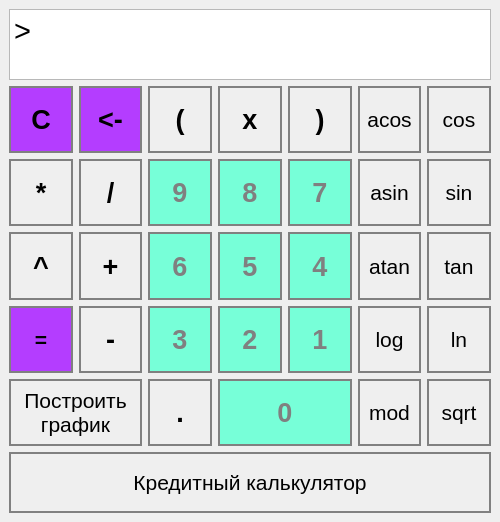
<?xml version="1.0" encoding="UTF-8"?>
<ui version="4.0">
 <class>MainWindow</class>
 <widget class="QMainWindow" name="MainWindow">
  <property name="geometry">
   <rect>
    <x>0</x>
    <y>0</y>
    <width>500</width>
    <height>522</height>
   </rect>
  </property>
  <property name="sizePolicy">
   <sizepolicy hsizetype="Fixed" vsizetype="Fixed">
    <horstretch>0</horstretch>
    <verstretch>0</verstretch>
   </sizepolicy>
  </property>
  <property name="windowTitle">
   <string>Калькулятор</string>
  </property>
  <property name="layoutDirection">
   <enum>Qt::RightToLeft</enum>
  </property>
  <property name="autoFillBackground">
   <bool>true</bool>
  </property>
  <widget class="QWidget" name="centralwidget">
   <layout class="QVBoxLayout" name="verticalLayout">
    <item>
     <layout class="QGridLayout" name="gridLayout">
      <item row="3" column="3">
       <widget class="QPushButton" name="pushButton_8">
        <property name="sizePolicy">
         <sizepolicy hsizetype="Minimum" vsizetype="Minimum">
          <horstretch>0</horstretch>
          <verstretch>0</verstretch>
         </sizepolicy>
        </property>
        <property name="font">
         <font>
          <pointsize>20</pointsize>
          <bold>true</bold>
         </font>
        </property>
        <property name="styleSheet">
         <string notr="true">QPushButton {
background-color: rgb(119, 255, 216);
color: gray;
border: 2px solid gray;
}
QPushButton:pressed {
    background-color: rgb(180, 61, 255);
}</string>
        </property>
        <property name="text">
         <string>8</string>
        </property>
       </widget>
      </item>
      <item row="3" column="5">
       <widget class="QPushButton" name="pushButton_div">
        <property name="sizePolicy">
         <sizepolicy hsizetype="Minimum" vsizetype="Minimum">
          <horstretch>0</horstretch>
          <verstretch>0</verstretch>
         </sizepolicy>
        </property>
        <property name="font">
         <font>
          <pointsize>20</pointsize>
          <bold>true</bold>
         </font>
        </property>
        <property name="styleSheet">
         <string notr="true">QPushButton {

border: 2px solid gray;
}
QPushButton:pressed {
    background-color:  rgb(139, 111, 255);
}</string>
        </property>
        <property name="text">
         <string>/</string>
        </property>
       </widget>
      </item>
      <item row="6" column="5" colspan="2">
       <widget class="QPushButton" name="pushButton_graph">
        <property name="sizePolicy">
         <sizepolicy hsizetype="Minimum" vsizetype="Minimum">
          <horstretch>0</horstretch>
          <verstretch>0</verstretch>
         </sizepolicy>
        </property>
        <property name="font">
         <font>
          <pointsize>16</pointsize>
         </font>
        </property>
        <property name="layoutDirection">
         <enum>Qt::RightToLeft</enum>
        </property>
        <property name="styleSheet">
         <string notr="true">QPushButton {

border: 2px solid gray;
}
QPushButton:pressed {
    background-color:  rgb(139, 111, 255);
}</string>
        </property>
        <property name="text">
         <string>Построить
график</string>
        </property>
        <property name="checkable">
         <bool>true</bool>
        </property>
       </widget>
      </item>
      <item row="3" column="6">
       <widget class="QPushButton" name="pushButton_mult">
        <property name="sizePolicy">
         <sizepolicy hsizetype="Minimum" vsizetype="Minimum">
          <horstretch>0</horstretch>
          <verstretch>0</verstretch>
         </sizepolicy>
        </property>
        <property name="font">
         <font>
          <pointsize>20</pointsize>
          <bold>true</bold>
         </font>
        </property>
        <property name="styleSheet">
         <string notr="true">QPushButton {

border: 2px solid gray;
}
QPushButton:pressed {
    background-color:  rgb(139, 111, 255);
}</string>
        </property>
        <property name="text">
         <string>*</string>
        </property>
       </widget>
      </item>
      <item row="7" column="0" colspan="7">
       <widget class="QPushButton" name="pushButton_credit">
        <property name="sizePolicy">
         <sizepolicy hsizetype="Minimum" vsizetype="Minimum">
          <horstretch>0</horstretch>
          <verstretch>0</verstretch>
         </sizepolicy>
        </property>
        <property name="maximumSize">
         <size>
          <width>16777215</width>
          <height>61</height>
         </size>
        </property>
        <property name="font">
         <font>
          <pointsize>16</pointsize>
         </font>
        </property>
        <property name="layoutDirection">
         <enum>Qt::RightToLeft</enum>
        </property>
        <property name="styleSheet">
         <string notr="true">QPushButton {

border: 2px solid gray;
}
QPushButton:pressed {
    background-color:  rgb(139, 111, 255);
}</string>
        </property>
        <property name="text">
         <string>Кредитный калькулятор</string>
        </property>
        <property name="checkable">
         <bool>true</bool>
        </property>
       </widget>
      </item>
      <item row="4" column="3">
       <widget class="QPushButton" name="pushButton_5">
        <property name="sizePolicy">
         <sizepolicy hsizetype="Minimum" vsizetype="Minimum">
          <horstretch>0</horstretch>
          <verstretch>0</verstretch>
         </sizepolicy>
        </property>
        <property name="font">
         <font>
          <pointsize>20</pointsize>
          <bold>true</bold>
         </font>
        </property>
        <property name="styleSheet">
         <string notr="true">QPushButton {
background-color: rgb(119, 255, 216);
color: gray;
border: 2px solid gray;
}
QPushButton:pressed {
    background-color: rgb(180, 61, 255);
}</string>
        </property>
        <property name="text">
         <string>5</string>
        </property>
       </widget>
      </item>
      <item row="6" column="0">
       <widget class="QPushButton" name="pushButton_sqrt">
        <property name="sizePolicy">
         <sizepolicy hsizetype="Minimum" vsizetype="Minimum">
          <horstretch>0</horstretch>
          <verstretch>0</verstretch>
         </sizepolicy>
        </property>
        <property name="font">
         <font>
          <pointsize>16</pointsize>
         </font>
        </property>
        <property name="styleSheet">
         <string notr="true">QPushButton {

border: 2px solid gray;
}
QPushButton:pressed {
    background-color:  rgb(139, 111, 255);
}</string>
        </property>
        <property name="text">
         <string>sqrt</string>
        </property>
       </widget>
      </item>
      <item row="5" column="6">
       <widget class="QPushButton" name="pushButton_equal">
        <property name="sizePolicy">
         <sizepolicy hsizetype="Minimum" vsizetype="Minimum">
          <horstretch>0</horstretch>
          <verstretch>0</verstretch>
         </sizepolicy>
        </property>
        <property name="font">
         <font>
          <pointsize>16</pointsize>
          <bold>true</bold>
         </font>
        </property>
        <property name="styleSheet">
         <string notr="true">QPushButton {
background-color: rgb(180, 61, 255);
border: 2px solid gray;
}
QPushButton:pressed {
    background-color:  rgb(119, 255, 216);
}</string>
        </property>
        <property name="text">
         <string>=</string>
        </property>
       </widget>
      </item>
      <item row="5" column="3">
       <widget class="QPushButton" name="pushButton_2">
        <property name="sizePolicy">
         <sizepolicy hsizetype="Minimum" vsizetype="Minimum">
          <horstretch>0</horstretch>
          <verstretch>0</verstretch>
         </sizepolicy>
        </property>
        <property name="font">
         <font>
          <pointsize>20</pointsize>
          <bold>true</bold>
         </font>
        </property>
        <property name="styleSheet">
         <string notr="true">QPushButton {
background-color: rgb(119, 255, 216);
color: gray;
border: 2px solid gray;
}
QPushButton:pressed {
    background-color: rgb(180, 61, 255);
}</string>
        </property>
        <property name="text">
         <string>2</string>
        </property>
       </widget>
      </item>
      <item row="0" column="0" colspan="7">
       <widget class="QTextEdit" name="display_main">
        <property name="sizePolicy">
         <sizepolicy hsizetype="Expanding" vsizetype="Minimum">
          <horstretch>0</horstretch>
          <verstretch>0</verstretch>
         </sizepolicy>
        </property>
        <property name="maximumSize">
         <size>
          <width>16777215</width>
          <height>71</height>
         </size>
        </property>
        <property name="font">
         <font>
          <pointsize>22</pointsize>
         </font>
        </property>
        <property name="accessibleDescription">
         <string/>
        </property>
        <property name="layoutDirection">
         <enum>Qt::LeftToRight</enum>
        </property>
        <property name="autoFillBackground">
         <bool>true</bool>
        </property>
        <property name="styleSheet">
         <string notr="true">QTextEdit {

border: 2px solid gray;
}

background-color: white;</string>
        </property>
        <property name="markdown">
         <string notr="true">&gt;

</string>
        </property>
        <property name="html">
         <string>&lt;!DOCTYPE HTML PUBLIC &quot;-//W3C//DTD HTML 4.0//EN&quot; &quot;http://www.w3.org/TR/REC-html40/strict.dtd&quot;&gt;
&lt;html&gt;&lt;head&gt;&lt;meta name=&quot;qrichtext&quot; content=&quot;1&quot; /&gt;&lt;meta charset=&quot;utf-8&quot; /&gt;&lt;style type=&quot;text/css&quot;&gt;
p, li { white-space: pre-wrap; }
&lt;/style&gt;&lt;/head&gt;&lt;body style=&quot; font-family:'.AppleSystemUIFont'; font-size:22pt; font-weight:400; font-style:normal;&quot;&gt;
&lt;p style=&quot; margin-top:0px; margin-bottom:0px; margin-left:0px; margin-right:0px; -qt-block-indent:0; text-indent:0px;&quot;&gt;&amp;gt;&lt;/p&gt;&lt;/body&gt;&lt;/html&gt;</string>
        </property>
        <property name="overwriteMode">
         <bool>false</bool>
        </property>
        <property name="cursorWidth">
         <number>1</number>
        </property>
        <property name="textInteractionFlags">
         <set>Qt::TextSelectableByMouse</set>
        </property>
       </widget>
      </item>
      <item row="5" column="0">
       <widget class="QPushButton" name="pushButton_ln">
        <property name="sizePolicy">
         <sizepolicy hsizetype="Minimum" vsizetype="Minimum">
          <horstretch>0</horstretch>
          <verstretch>0</verstretch>
         </sizepolicy>
        </property>
        <property name="font">
         <font>
          <pointsize>16</pointsize>
         </font>
        </property>
        <property name="styleSheet">
         <string notr="true">QPushButton {

border: 2px solid gray;
}
QPushButton:pressed {
    background-color:  rgb(139, 111, 255);
}</string>
        </property>
        <property name="text">
         <string>ln</string>
        </property>
       </widget>
      </item>
      <item row="5" column="1">
       <widget class="QPushButton" name="pushButton_log">
        <property name="sizePolicy">
         <sizepolicy hsizetype="Minimum" vsizetype="Minimum">
          <horstretch>0</horstretch>
          <verstretch>0</verstretch>
         </sizepolicy>
        </property>
        <property name="font">
         <font>
          <pointsize>16</pointsize>
         </font>
        </property>
        <property name="styleSheet">
         <string notr="true">QPushButton {

border: 2px solid gray;
}
QPushButton:pressed {
    background-color:  rgb(139, 111, 255);
}</string>
        </property>
        <property name="text">
         <string>log</string>
        </property>
       </widget>
      </item>
      <item row="4" column="1">
       <widget class="QPushButton" name="pushButton_atan">
        <property name="sizePolicy">
         <sizepolicy hsizetype="Minimum" vsizetype="Minimum">
          <horstretch>0</horstretch>
          <verstretch>0</verstretch>
         </sizepolicy>
        </property>
        <property name="font">
         <font>
          <pointsize>16</pointsize>
         </font>
        </property>
        <property name="styleSheet">
         <string notr="true">QPushButton {

border: 2px solid gray;
}
QPushButton:pressed {
    background-color:  rgb(139, 111, 255);
}</string>
        </property>
        <property name="text">
         <string>atan</string>
        </property>
       </widget>
      </item>
      <item row="4" column="6">
       <widget class="QPushButton" name="pushButton_pow">
        <property name="sizePolicy">
         <sizepolicy hsizetype="Minimum" vsizetype="Minimum">
          <horstretch>0</horstretch>
          <verstretch>0</verstretch>
         </sizepolicy>
        </property>
        <property name="font">
         <font>
          <pointsize>20</pointsize>
          <bold>true</bold>
         </font>
        </property>
        <property name="styleSheet">
         <string notr="true">QPushButton {

border: 2px solid gray;
}
QPushButton:pressed {
    background-color:  rgb(139, 111, 255);
}</string>
        </property>
        <property name="text">
         <string>^</string>
        </property>
       </widget>
      </item>
      <item row="4" column="5">
       <widget class="QPushButton" name="pushButton_add">
        <property name="sizePolicy">
         <sizepolicy hsizetype="Minimum" vsizetype="Minimum">
          <horstretch>0</horstretch>
          <verstretch>0</verstretch>
         </sizepolicy>
        </property>
        <property name="font">
         <font>
          <pointsize>20</pointsize>
          <bold>true</bold>
         </font>
        </property>
        <property name="styleSheet">
         <string notr="true">QPushButton {

border: 2px solid gray;
}
QPushButton:pressed {
    background-color:  rgb(139, 111, 255);
}</string>
        </property>
        <property name="text">
         <string>+</string>
        </property>
       </widget>
      </item>
      <item row="4" column="0">
       <widget class="QPushButton" name="pushButton_tan">
        <property name="sizePolicy">
         <sizepolicy hsizetype="Minimum" vsizetype="Minimum">
          <horstretch>0</horstretch>
          <verstretch>0</verstretch>
         </sizepolicy>
        </property>
        <property name="font">
         <font>
          <pointsize>16</pointsize>
         </font>
        </property>
        <property name="styleSheet">
         <string notr="true">QPushButton {

border: 2px solid gray;
}
QPushButton:pressed {
    background-color:  rgb(139, 111, 255);
}</string>
        </property>
        <property name="text">
         <string>tan</string>
        </property>
       </widget>
      </item>
      <item row="3" column="0">
       <widget class="QPushButton" name="pushButton_sin">
        <property name="sizePolicy">
         <sizepolicy hsizetype="Minimum" vsizetype="Minimum">
          <horstretch>0</horstretch>
          <verstretch>0</verstretch>
         </sizepolicy>
        </property>
        <property name="font">
         <font>
          <pointsize>16</pointsize>
         </font>
        </property>
        <property name="styleSheet">
         <string notr="true">QPushButton {

border: 2px solid gray;
}
QPushButton:pressed {
    background-color:  rgb(139, 111, 255);
}</string>
        </property>
        <property name="text">
         <string>sin</string>
        </property>
       </widget>
      </item>
      <item row="1" column="6">
       <widget class="QPushButton" name="pushButton_del">
        <property name="sizePolicy">
         <sizepolicy hsizetype="Minimum" vsizetype="Minimum">
          <horstretch>0</horstretch>
          <verstretch>0</verstretch>
         </sizepolicy>
        </property>
        <property name="font">
         <font>
          <pointsize>20</pointsize>
          <bold>true</bold>
         </font>
        </property>
        <property name="styleSheet">
         <string notr="true">QPushButton {
background-color: rgb(180, 61, 255);
border: 2px solid gray;
}
QPushButton:pressed {
    background-color:  rgb(119, 255, 216);
}</string>
        </property>
        <property name="text">
         <string>C</string>
        </property>
       </widget>
      </item>
      <item row="6" column="4">
       <widget class="QPushButton" name="pushButton_dot">
        <property name="sizePolicy">
         <sizepolicy hsizetype="Minimum" vsizetype="Minimum">
          <horstretch>0</horstretch>
          <verstretch>0</verstretch>
         </sizepolicy>
        </property>
        <property name="font">
         <font>
          <pointsize>20</pointsize>
          <bold>true</bold>
         </font>
        </property>
        <property name="styleSheet">
         <string notr="true">QPushButton {

border: 2px solid gray;
}
QPushButton:pressed {
    background-color:  rgb(139, 111, 255);
}</string>
        </property>
        <property name="text">
         <string>.</string>
        </property>
       </widget>
      </item>
      <item row="3" column="1">
       <widget class="QPushButton" name="pushButton_asin">
        <property name="sizePolicy">
         <sizepolicy hsizetype="Minimum" vsizetype="Minimum">
          <horstretch>0</horstretch>
          <verstretch>0</verstretch>
         </sizepolicy>
        </property>
        <property name="font">
         <font>
          <pointsize>16</pointsize>
         </font>
        </property>
        <property name="styleSheet">
         <string notr="true">QPushButton {

border: 2px solid gray;
}
QPushButton:pressed {
    background-color:  rgb(139, 111, 255);
}</string>
        </property>
        <property name="text">
         <string>asin</string>
        </property>
       </widget>
      </item>
      <item row="1" column="0">
       <widget class="QPushButton" name="pushButton_cos">
        <property name="sizePolicy">
         <sizepolicy hsizetype="Minimum" vsizetype="Minimum">
          <horstretch>0</horstretch>
          <verstretch>0</verstretch>
         </sizepolicy>
        </property>
        <property name="font">
         <font>
          <pointsize>16</pointsize>
         </font>
        </property>
        <property name="styleSheet">
         <string notr="true">QPushButton {

border: 2px solid gray;
}
QPushButton:pressed {
    background-color:  rgb(139, 111, 255);
}</string>
        </property>
        <property name="text">
         <string>cos</string>
        </property>
       </widget>
      </item>
      <item row="6" column="2" colspan="2">
       <widget class="QPushButton" name="pushButton_0">
        <property name="sizePolicy">
         <sizepolicy hsizetype="Minimum" vsizetype="Minimum">
          <horstretch>0</horstretch>
          <verstretch>0</verstretch>
         </sizepolicy>
        </property>
        <property name="font">
         <font>
          <pointsize>20</pointsize>
          <bold>true</bold>
         </font>
        </property>
        <property name="styleSheet">
         <string notr="true">QPushButton {
background-color: rgb(119, 255, 216);
color: gray;
border: 2px solid gray;
}
QPushButton:pressed {
    background-color: rgb(180, 61, 255);
}</string>
        </property>
        <property name="text">
         <string>0</string>
        </property>
       </widget>
      </item>
      <item row="6" column="1">
       <widget class="QPushButton" name="pushButton_mod">
        <property name="sizePolicy">
         <sizepolicy hsizetype="Minimum" vsizetype="Minimum">
          <horstretch>0</horstretch>
          <verstretch>0</verstretch>
         </sizepolicy>
        </property>
        <property name="font">
         <font>
          <pointsize>16</pointsize>
         </font>
        </property>
        <property name="styleSheet">
         <string notr="true">QPushButton {

border: 2px solid gray;
}
QPushButton:pressed {
    background-color:  rgb(139, 111, 255);
}</string>
        </property>
        <property name="text">
         <string>mod</string>
        </property>
       </widget>
      </item>
      <item row="1" column="1">
       <widget class="QPushButton" name="pushButton_acos">
        <property name="sizePolicy">
         <sizepolicy hsizetype="Minimum" vsizetype="Minimum">
          <horstretch>0</horstretch>
          <verstretch>0</verstretch>
         </sizepolicy>
        </property>
        <property name="font">
         <font>
          <pointsize>16</pointsize>
         </font>
        </property>
        <property name="styleSheet">
         <string notr="true">QPushButton {

border: 2px solid gray;
}
QPushButton:pressed {
    background-color:  rgb(139, 111, 255);
}</string>
        </property>
        <property name="text">
         <string>acos</string>
        </property>
       </widget>
      </item>
      <item row="1" column="5">
       <widget class="QPushButton" name="pushButton_clear_last">
        <property name="sizePolicy">
         <sizepolicy hsizetype="Minimum" vsizetype="Minimum">
          <horstretch>0</horstretch>
          <verstretch>0</verstretch>
         </sizepolicy>
        </property>
        <property name="font">
         <font>
          <pointsize>20</pointsize>
          <bold>true</bold>
         </font>
        </property>
        <property name="styleSheet">
         <string notr="true">QPushButton {
background-color: rgb(180, 61, 255);
border: 2px solid gray;
}
QPushButton:pressed {
    background-color:  rgb(119, 255, 216);
}</string>
        </property>
        <property name="text">
         <string>&lt;-</string>
        </property>
       </widget>
      </item>
      <item row="4" column="4">
       <widget class="QPushButton" name="pushButton_6">
        <property name="sizePolicy">
         <sizepolicy hsizetype="Minimum" vsizetype="Minimum">
          <horstretch>0</horstretch>
          <verstretch>0</verstretch>
         </sizepolicy>
        </property>
        <property name="font">
         <font>
          <pointsize>20</pointsize>
          <bold>true</bold>
         </font>
        </property>
        <property name="styleSheet">
         <string notr="true">QPushButton {
background-color: rgb(119, 255, 216);
color: gray;
border: 2px solid gray;
}
QPushButton:pressed {
    background-color: rgb(180, 61, 255);
}</string>
        </property>
        <property name="text">
         <string>6</string>
        </property>
       </widget>
      </item>
      <item row="5" column="5">
       <widget class="QPushButton" name="pushButton_sub">
        <property name="sizePolicy">
         <sizepolicy hsizetype="Minimum" vsizetype="Minimum">
          <horstretch>0</horstretch>
          <verstretch>0</verstretch>
         </sizepolicy>
        </property>
        <property name="font">
         <font>
          <pointsize>20</pointsize>
          <bold>true</bold>
         </font>
        </property>
        <property name="styleSheet">
         <string notr="true">QPushButton {

border: 2px solid gray;
}
QPushButton:pressed {
    background-color:  rgb(139, 111, 255);
}</string>
        </property>
        <property name="text">
         <string>-</string>
        </property>
       </widget>
      </item>
      <item row="3" column="4">
       <widget class="QPushButton" name="pushButton_9">
        <property name="sizePolicy">
         <sizepolicy hsizetype="Minimum" vsizetype="Minimum">
          <horstretch>0</horstretch>
          <verstretch>0</verstretch>
         </sizepolicy>
        </property>
        <property name="font">
         <font>
          <pointsize>20</pointsize>
          <bold>true</bold>
         </font>
        </property>
        <property name="styleSheet">
         <string notr="true">QPushButton {
background-color: rgb(119, 255, 216);
color: gray;
border: 2px solid gray;
}
QPushButton:pressed {
    background-color: rgb(180, 61, 255);
}</string>
        </property>
        <property name="text">
         <string>9</string>
        </property>
       </widget>
      </item>
      <item row="4" column="2">
       <widget class="QPushButton" name="pushButton_4">
        <property name="sizePolicy">
         <sizepolicy hsizetype="Minimum" vsizetype="Minimum">
          <horstretch>0</horstretch>
          <verstretch>0</verstretch>
         </sizepolicy>
        </property>
        <property name="font">
         <font>
          <pointsize>20</pointsize>
          <bold>true</bold>
         </font>
        </property>
        <property name="styleSheet">
         <string notr="true">QPushButton {
background-color: rgb(119, 255, 216);
color: gray;
border: 2px solid gray;
}
QPushButton:pressed {
    background-color: rgb(180, 61, 255);
}</string>
        </property>
        <property name="text">
         <string>4</string>
        </property>
       </widget>
      </item>
      <item row="5" column="2">
       <widget class="QPushButton" name="pushButton_1">
        <property name="sizePolicy">
         <sizepolicy hsizetype="Minimum" vsizetype="Minimum">
          <horstretch>0</horstretch>
          <verstretch>0</verstretch>
         </sizepolicy>
        </property>
        <property name="font">
         <font>
          <pointsize>20</pointsize>
          <bold>true</bold>
         </font>
        </property>
        <property name="styleSheet">
         <string notr="true">QPushButton {
background-color: rgb(119, 255, 216);
color: gray;
border: 2px solid gray;
}
QPushButton:pressed {
    background-color: rgb(180, 61, 255);
}</string>
        </property>
        <property name="text">
         <string>1</string>
        </property>
       </widget>
      </item>
      <item row="3" column="2">
       <widget class="QPushButton" name="pushButton_7">
        <property name="sizePolicy">
         <sizepolicy hsizetype="Minimum" vsizetype="Minimum">
          <horstretch>0</horstretch>
          <verstretch>0</verstretch>
         </sizepolicy>
        </property>
        <property name="font">
         <font>
          <pointsize>20</pointsize>
          <bold>true</bold>
         </font>
        </property>
        <property name="styleSheet">
         <string notr="true">QPushButton {
background-color: rgb(119, 255, 216);
color: gray;
border: 2px solid gray;
}
QPushButton:pressed {
    background-color: rgb(180, 61, 255);
}</string>
        </property>
        <property name="text">
         <string>7</string>
        </property>
       </widget>
      </item>
      <item row="5" column="4">
       <widget class="QPushButton" name="pushButton_3">
        <property name="sizePolicy">
         <sizepolicy hsizetype="Minimum" vsizetype="Minimum">
          <horstretch>0</horstretch>
          <verstretch>0</verstretch>
         </sizepolicy>
        </property>
        <property name="font">
         <font>
          <pointsize>20</pointsize>
          <bold>true</bold>
         </font>
        </property>
        <property name="styleSheet">
         <string notr="true">QPushButton {
background-color: rgb(119, 255, 216);
color: gray;
border: 2px solid gray;
}
QPushButton:pressed {
    background-color: rgb(180, 61, 255);
}</string>
        </property>
        <property name="text">
         <string>3</string>
        </property>
       </widget>
      </item>
      <item row="1" column="3">
       <widget class="QPushButton" name="pushButton_x">
        <property name="sizePolicy">
         <sizepolicy hsizetype="Minimum" vsizetype="Minimum">
          <horstretch>0</horstretch>
          <verstretch>0</verstretch>
         </sizepolicy>
        </property>
        <property name="font">
         <font>
          <pointsize>20</pointsize>
          <bold>true</bold>
         </font>
        </property>
        <property name="styleSheet">
         <string notr="true">QPushButton {

border: 2px solid gray;
}
QPushButton:pressed {
    background-color:  rgb(139, 111, 255);
}</string>
        </property>
        <property name="text">
         <string>x</string>
        </property>
       </widget>
      </item>
      <item row="1" column="4">
       <widget class="QPushButton" name="pushButton_open">
        <property name="sizePolicy">
         <sizepolicy hsizetype="Minimum" vsizetype="Minimum">
          <horstretch>0</horstretch>
          <verstretch>0</verstretch>
         </sizepolicy>
        </property>
        <property name="font">
         <font>
          <pointsize>20</pointsize>
          <bold>true</bold>
         </font>
        </property>
        <property name="styleSheet">
         <string notr="true">QPushButton {

border: 2px solid gray;
}
QPushButton:pressed {
    background-color:  rgb(139, 111, 255);
}</string>
        </property>
        <property name="text">
         <string>(</string>
        </property>
       </widget>
      </item>
      <item row="1" column="2">
       <widget class="QPushButton" name="pushButton_close">
        <property name="sizePolicy">
         <sizepolicy hsizetype="Minimum" vsizetype="Minimum">
          <horstretch>0</horstretch>
          <verstretch>0</verstretch>
         </sizepolicy>
        </property>
        <property name="font">
         <font>
          <pointsize>20</pointsize>
          <bold>true</bold>
         </font>
        </property>
        <property name="styleSheet">
         <string notr="true">QPushButton {

border: 2px solid gray;
}
QPushButton:pressed {
    background-color:  rgb(139, 111, 255);
}</string>
        </property>
        <property name="text">
         <string>)</string>
        </property>
       </widget>
      </item>
     </layout>
    </item>
   </layout>
  </widget>
 </widget>
 <resources/>
 <connections/>
</ui>
